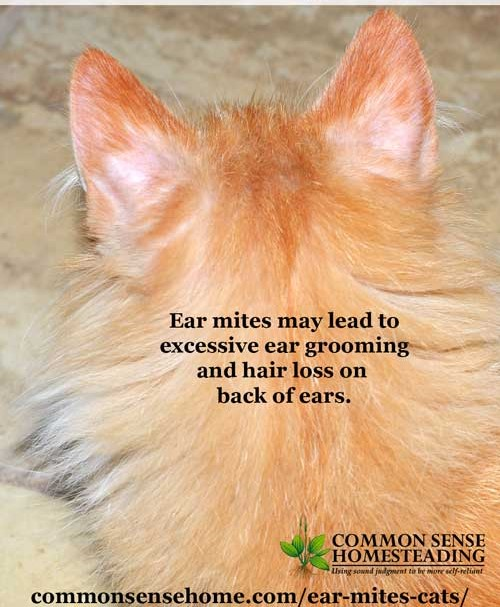
#> input picture dataset/cat/ear_problem/cat_earMites_004.jpg, 500 x 607 px; its folder holds only this picture in this run
$ python dataset_loader.py
#> lines starting #> are read from the running program, lines starting #| are printed output that depends on the picture
import os
import cv2
import numpy as np
from sklearn.preprocessing import LabelEncoder

DATASET_PATH = "dataset"
IMG_SIZE = 224

images = []
labels = []

for animal in os.listdir(DATASET_PATH):
    animal_path = os.path.join(DATASET_PATH, animal)
    if not os.path.isdir(animal_path):
        continue

    for body_part in os.listdir(animal_path):
        body_part_path = os.path.join(animal_path, body_part)
        if not os.path.isdir(body_part_path):
            continue

        # CASE 1: images directly inside body_part (e.g. dental)
        for item in os.listdir(body_part_path):
            item_path = os.path.join(body_part_path, item)

            if os.path.isfile(item_path):
                try:
                    img = cv2.imread(item_path)
#> img is the input picture: shape (607, 500, 3); mean B, G, R 135.9, 170.6, 208.2
                    if img is None:
                        continue

                    img = cv2.resize(img, (IMG_SIZE, IMG_SIZE))
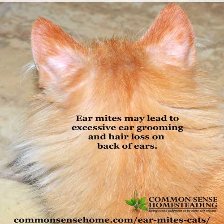
#> img: shape (224, 224, 3); mean B, G, R 135.7, 170.4, 208
                    img = img / 255.0

                    images.append(img)
                    labels.append(f"{animal}_{body_part}")

                except Exception as e:
                    print("Error:", item_path)
                continue

            # CASE 2: disease folder exists
            if os.path.isdir(item_path):
                disease = item
                for img_name in os.listdir(item_path):
                    img_path = os.path.join(item_path, img_name)

                    if not os.path.isfile(img_path):
                        continue

                    try:
                        img = cv2.imread(img_path)
                        if img is None:
                            continue

                        img = cv2.resize(img, (IMG_SIZE, IMG_SIZE))
                        img = img / 255.0

                        images.append(img)
                        labels.append(f"{animal}_{body_part}_{disease}")

                    except Exception as e:
                        print("Error:", img_path)

X = np.array(images)
y = np.array(labels)

encoder = LabelEncoder()
y_encoded = encoder.fit_transform(y)

print("\n✅ DATASET LOADED SUCCESSFULLY")
print("Total images :", X.shape[0])
#| Total images : 2
print("Image shape  :", X.shape[1:])
#| Image shape  : (224, 224, 3)
print("Total classes:", len(encoder.classes_))
print("Classes:")
for c in encoder.classes_:
    print("-", c)

$ run again, on dataset/cat/eye_problem/cat_eyeInfection_007.jpg
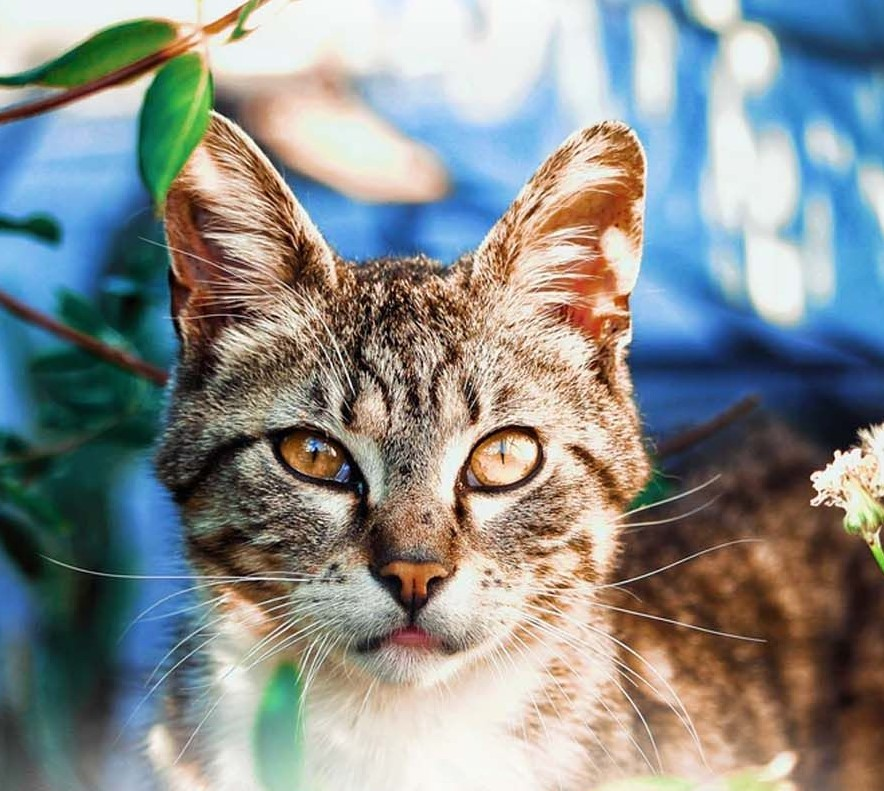
#> input picture dataset/cat/eye_problem/cat_eyeInfection_007.jpg, 884 x 791 px
#> img is the input picture: shape (791, 884, 3); mean B, G, R 139.6, 141.2, 136.7
#> `img = cv2.resize(img, (IMG_SIZE, IMG_SIZE))`:
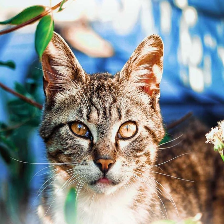
#> img: shape (224, 224, 3); mean B, G, R 139.5, 141.1, 136.6
#| Total images : 2
#| Image shape  : (224, 224, 3)

$ run again, on dataset/cat/ear_problem/cat_earMites_009.jpg
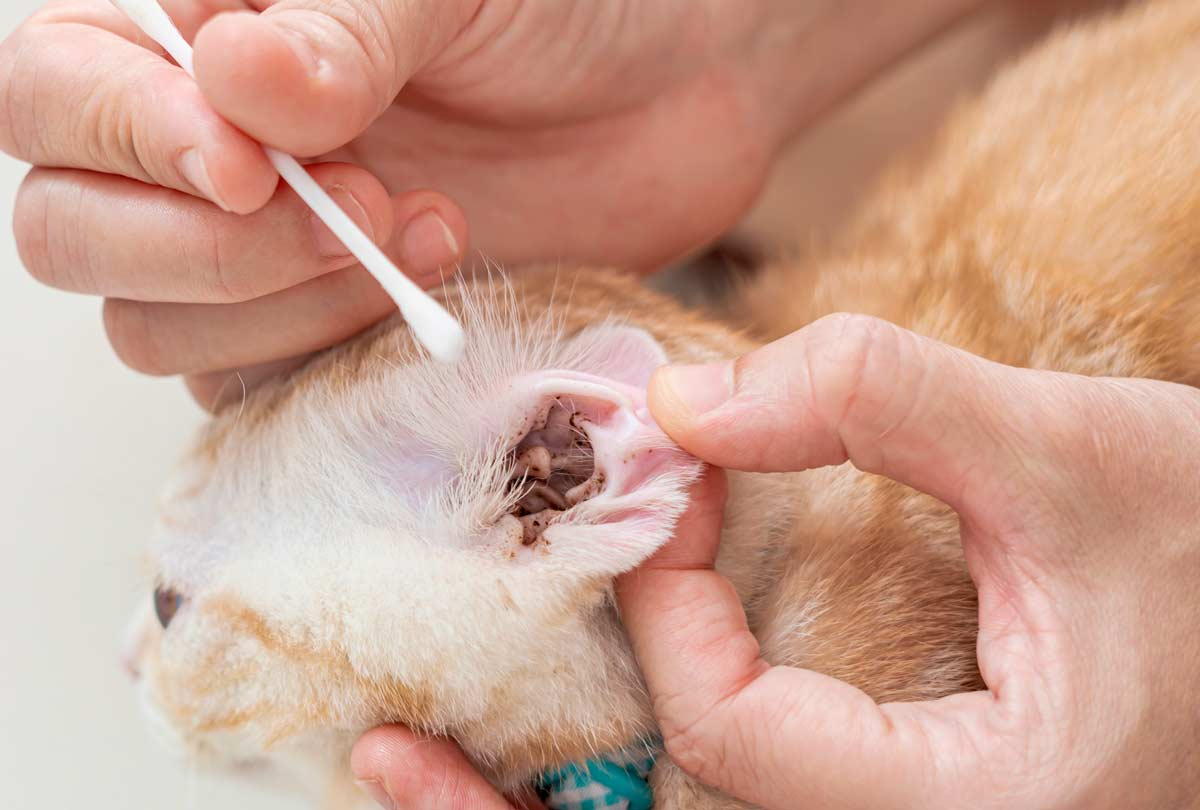
#> input picture dataset/cat/ear_problem/cat_earMites_009.jpg, 1200 x 810 px
#> img is the input picture: shape (810, 1200, 3); mean B, G, R 143.8, 161.3, 203.7
#> `img = cv2.resize(img, (IMG_SIZE, IMG_SIZE))`:
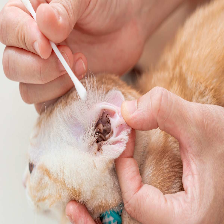
#> img: shape (224, 224, 3); mean B, G, R 143.7, 161.1, 203.6
#| Total images : 2
#| Image shape  : (224, 224, 3)
